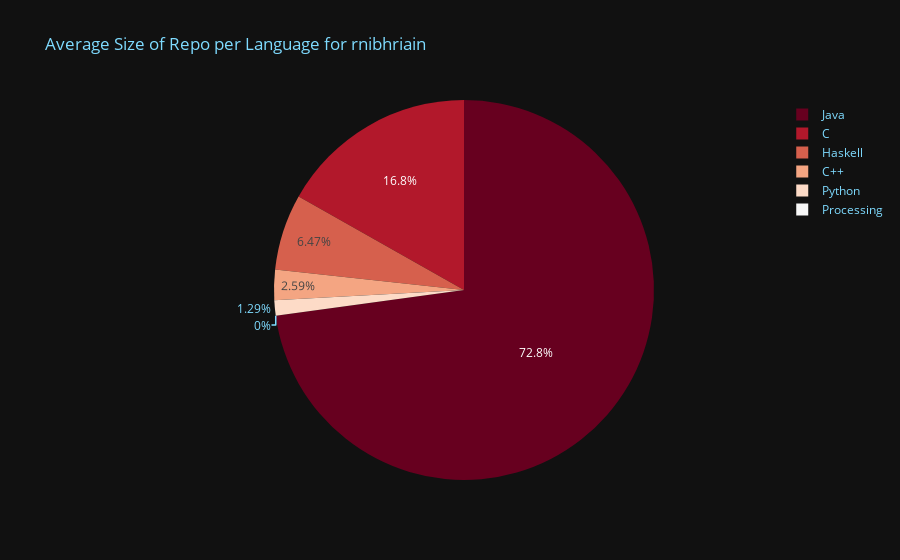

Notebook code for this chart:
### Markdown cell above
### Size of Repo per Language

### Code cell
fig1 = px.pie(df1, values='Size', names='Lang', title=f'Average Size of Repo per Language for {user}', color_discrete_sequence=px.colors.sequential.RdBu)

fig1.update_layout(
    plot_bgcolor=colors['background'],
    paper_bgcolor=colors['background'],
    font_color=colors['text']
)

fig1.show()

### Figure 1 — Plotly figure (JSON) as saved in the notebook; plotly's stock layout.template omitted (floating-point values rounded to 4 significant figures)
{"data": [{"domain": {"x": [0, 1], "y": [0, 1]}, "hovertemplate": "Lang=%{label}<br>Size=%{value}<extra></extra>", "labels": ["Processing", "Python", "C++", "Haskell", "C", "Java"], "legendgroup": "", "name": "", "showlegend": true, "type": "pie", "values": [0, 1, 2, 5, 13, 56.33]}], "layout": {"font": {"color": "#7FDBFF"}, "legend": {"tracegroupgap": 0}, "paper_bgcolor": "#111111", "piecolorway": ["rgb(103,0,31)", "rgb(178,24,43)", "rgb(214,96,77)", "rgb(244,165,130)", "rgb(253,219,199)", "rgb(247,247,247)", "rgb(209,229,240)", "rgb(146,197,222)", "rgb(67,147,195)", "rgb(33,102,172)", "rgb(5,48,97)"], "plot_bgcolor": "#111111", "title": {"text": "Average Size of Repo per Language for rnibhriain"}}}
